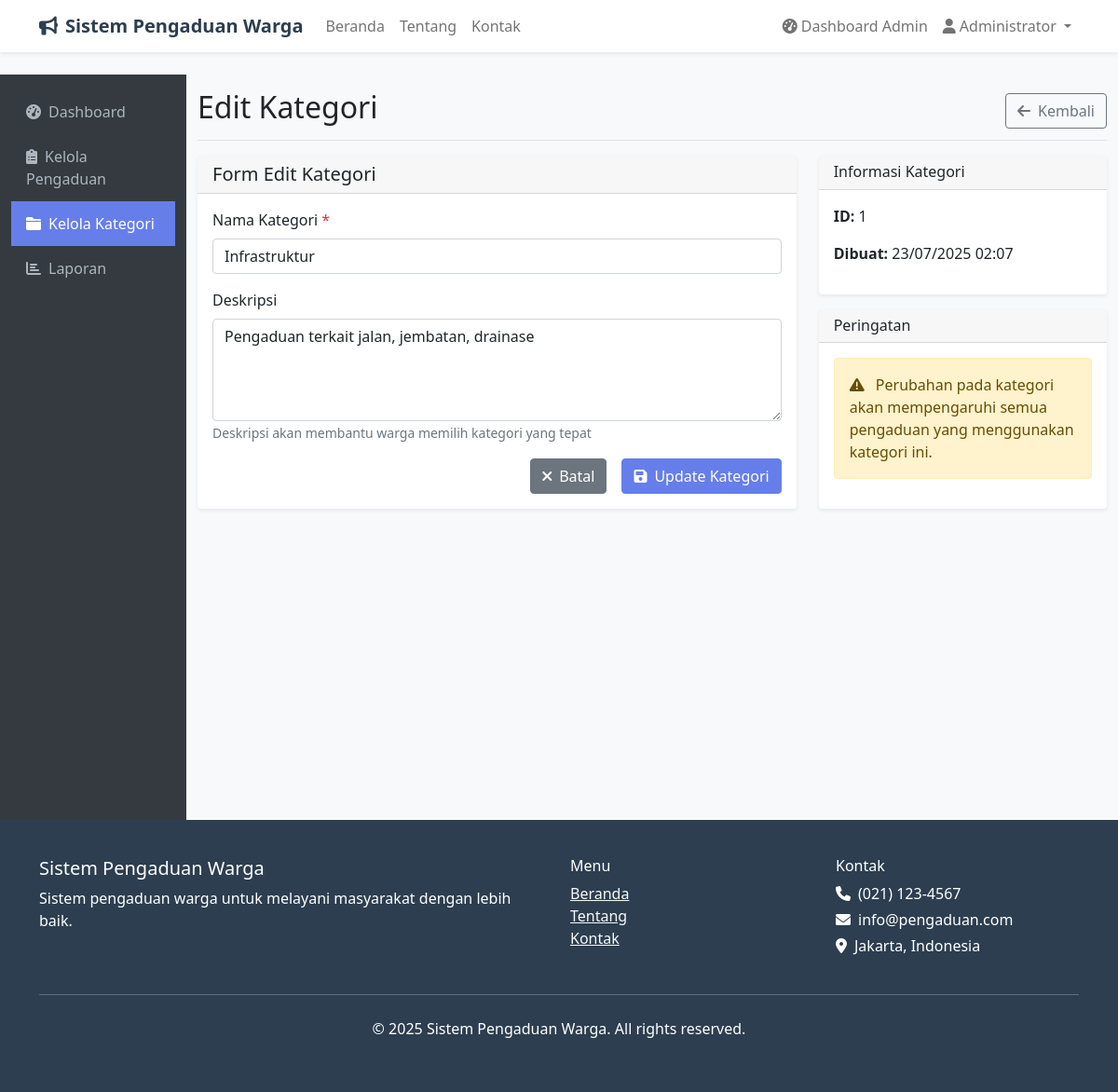
Page /public/admin/editCategory/1 (signed in) on the committed database.
### tables this page shows
CREATE TABLE categories (
    id INT AUTO_INCREMENT PRIMARY KEY,
    name VARCHAR(100) NOT NULL,
    description TEXT,
    created_at TIMESTAMP DEFAULT CURRENT_TIMESTAMP
);

### app/core/Controller.php (called while the page is built, shortened)
<?php
class Controller {
    public function model($model) {
        return new $model();
    }
    public function view($view, $data = []) {
        require_once '../app/views/' . $view . '.php';
    }
}
?>

### app/core/App.php (called while the page is built, shortened)
<?php
class App {
    protected $method = 'index';
    public function __construct() {
        $url = $this->parseUrl();
        if ($url && isset($url[0]) && !empty($url[0])) {
            if (file_exists('../app/controllers/' . ucfirst($url[0]) . '.php')) {
                unset($url[0]);
            }
        }
        $this->controller = new $this->controller;
        if ($url && isset($url[1]) && !empty($url[1])) {
            if (method_exists($this->controller, $url[1])) {
                $this->method = $url[1];
                unset($url[1]);
            }
        }
        $this->params = $url ? array_values($url) : [];
        call_user_func_array([$this->controller, $this->method], $this->params);
    }
    public function parseUrl() {
        if (isset($_GET['url']) && !empty($_GET['url'])) {
            $url = filter_var(rtrim($_GET['url'], '/'), FILTER_SANITIZE_URL);
            return explode('/', $url);
        }
        return null;
    }
}
?>

### public/index.php (called while the page is built, shortened)
<?php
try {
    $app = new App;
} catch (Exception $e) {
    if (class_exists('Logger')) {
        Logger::error('Application Error: ' . $e->getMessage(), [
            'file' => $e->getFile(),
            'line' => $e->getLine(),
            'trace' => $e->getTraceAsString()
        ]);
    }
    if (defined('DEBUG') && DEBUG) {
        echo '<h1>Application Error</h1>';
        echo '<p><strong>Error:</strong> ' . htmlspecialchars($e->getMessage()) . '</p>';
        echo '<p><strong>File:</strong> ' . htmlspecialchars($e->getFile()) . '</p>';
        echo '<p><strong>Line:</strong> ' . $e->getLine() . '</p>';
        echo '<pre>' . htmlspecialchars($e->getTraceAsString()) . '</pre>';
    } else {
        http_response_code(500);
        if (file_exists('../app/views/errors/500.php')) {
            require_once '../app/views/errors/500.php';
        } else {
            echo '<h1>Terjadi kesalahan sistem</h1><p>Silakan coba lagi nanti.</p>';
        }
    }
}
?>

### app/config/database.php (called while the page is built, shortened)
<?php
class Database {
    private $host = DB_HOST;
    private $user = DB_USER;
    private $pass = DB_PASS;
    private $dbname = DB_NAME;
    private $dbh;
    private $stmt;
    public function __construct() {
        $dsn = 'mysql:host=' . $this->host . ';dbname=' . $this->dbname;
        $options = array(
            PDO::ATTR_PERSISTENT => true,
            PDO::ATTR_ERRMODE => PDO::ERRMODE_EXCEPTION,
            PDO::MYSQL_ATTR_INIT_COMMAND => "SET NAMES utf8"
        );
        try {
            $this->dbh = new PDO($dsn, $this->user, $this->pass, $options);
        } catch(PDOException $e) {
            $this->error = $e->getMessage();
        }
    }
    public function query($query) {
        $this->stmt = $this->dbh->prepare($query);
    }
    public function bind($param, $value, $type = null) {
        if (is_null($type)) {
            switch (true) {
                default:
                    $type = PDO::PARAM_STR;
            }
        }
        $this->stmt->bindValue($param, $value, $type);
    }
    public function execute() {
        return $this->stmt->execute();
    }
    public function single() {
        $this->execute();
        return $this->stmt->fetch(PDO::FETCH_OBJ);
    }
}
?>

### app/models/Category.php (called while the page is built, shortened)
<?php
class Category {
    private $db;
    public function __construct() {
        $this->db = new Database;
    }
    public function getCategoryById($id) {
        $this->db->query('SELECT * FROM categories WHERE id = :id');
        $this->db->bind(':id', $id);
        $row = $this->db->single();
        return $row;
    }
}
?>

### app/views/admin/editCategory.php (the view, shortened to what this page needs)
<?php require_once '../app/views/inc/header.php'; ?>
<div class="container-fluid mt-4">
    <div class="row">
        <div class="col-md-3 col-lg-2 admin-sidebar">
            <div class="position-sticky pt-3">
                <ul class="nav flex-column">
                    <li class="nav-item">
                        <a class="nav-link" href="<?php echo BASE_URL; ?>admin">
                            <i class="fas fa-tachometer-alt me-2"></i>Dashboard
                        </a>
                    </li>
                    <li class="nav-item">
                        <a class="nav-link" href="<?php echo BASE_URL; ?>admin/complaints">
                            <i class="fas fa-clipboard-list me-2"></i>Kelola Pengaduan
                        </a>
                    </li>
                    <li class="nav-item">
                        <a class="nav-link active" href="<?php echo BASE_URL; ?>admin/categories">
                            <i class="fas fa-folder me-2"></i>Kelola Kategori
                        </a>
                    </li>
                    <li class="nav-item">
                        <a class="nav-link" href="<?php echo BASE_URL; ?>admin/reports">
                            <i class="fas fa-chart-bar me-2"></i>Laporan
                        </a>
                    </li>
                </ul>
            </div>
        </div>
        <div class="col-md-9 col-lg-10">
            <div class="d-flex justify-content-between flex-wrap flex-md-nowrap align-items-center pt-3 pb-2 mb-3 border-bottom">
                <h1 class="h2">Edit Kategori</h1>
                <a href="<?php echo BASE_URL; ?>admin/categories" class="btn btn-outline-secondary">
                    <i class="fas fa-arrow-left me-2"></i>Kembali
                </a>
            </div>
            <div class="row">
                <div class="col-md-8">
                    <div class="card">
                        <div class="card-header">
                            <h5 class="mb-0">Form Edit Kategori</h5>
                        </div>
                        <div class="card-body">
                            <form action="<?php echo BASE_URL; ?>admin/editCategory/<?php echo $data['category']->id; ?>" method="post">
                                <div class="mb-3">
                                    <label for="name" class="form-label">Nama Kategori <span class="text-danger">*</span></label>
                                    <input type="text" name="name" class="form-control <?php echo (!empty($data['name_err'])) ? 'is-invalid' : ''; ?>" value="<?php echo isset($data['name']) ? $data['name'] : $data['category']->name; ?>" placeholder="Masukkan nama kategori">
                                </div>
                                <div class="mb-3">
                                    <label for="description" class="form-label">Deskripsi</label>
                                    <textarea name="description" class="form-control <?php echo (!empty($data['description_err'])) ? 'is-invalid' : ''; ?>" rows="4" placeholder="Masukkan deskripsi kategori"><?php echo isset($data['description']) ? $data['description'] : $data['category']->description; ?></textarea>
                                    <small class="form-text text-muted">Deskripsi akan membantu warga memilih kategori yang tepat</small>
                                </div>
                                <div class="d-grid gap-2 d-md-flex justify-content-md-end">
                                    <a href="<?php echo BASE_URL; ?>admin/categories" class="btn btn-secondary me-md-2">
                                        <i class="fas fa-times me-2"></i>Batal
                                    </a>
                                    <button type="submit" class="btn btn-primary">
                                        <i class="fas fa-save me-2"></i>Update Kategori
                                    </button>
                                </div>
                            </form>
                        </div>
                    </div>
                </div>
                <div class="col-md-4">
                    <div class="card">
                        <div class="card-header">
                            <h6 class="mb-0">Informasi Kategori</h6>
                        </div>
                        <div class="card-body">
                            <p><strong>ID:</strong> <?php echo $data['category']->id; ?></p>
                            <p><strong>Dibuat:</strong> <?php echo date('d/m/Y H:i', strtotime($data['category']->created_at)); ?></p>
                        </div>
                    </div>
                    <div class="card mt-3">
                        <div class="card-header">
                            <h6 class="mb-0">Peringatan</h6>
                        </div>
                        <div class="card-body">
                            <div class="alert alert-warning">
                                <i class="fas fa-exclamation-triangle me-2"></i>
                                Perubahan pada kategori akan mempengaruhi semua pengaduan yang menggunakan kategori ini.
                            </div>
                        </div>
                    </div>
                </div>
            </div>
        </div>
    </div>
</div>
<?php require_once '../app/views/inc/footer.php'; ?>

### public/css/style.css (style rules this page uses)
body { font-family: 'Segoe UI', Tahoma, Geneva, Verdana, sans-serif; background-color: #f8f9fa; }
.card { border: none; box-shadow: 0 0.125rem 0.25rem rgba(0, 0, 0, 0.075); transition: all 0.3s ease; }
.btn-primary { background-color: #667eea; border-color: #667eea; }
.admin-sidebar { background-color: #343a40; min-height: 100vh; }
.admin-sidebar .nav-link { color: #adb5bd; padding: 0.75rem 1rem; }
.admin-sidebar .nav-link.active { color: #fff; background-color: #667eea; }

### rows in the picture
categories: name "Infrastruktur", description "Pengaduan terkait jalan, jembatan, drainase", id "1", created_at "23/07/2025 02:07"

### other values in the picture
APP_NAME "Sistem Pengaduan Warga"
$_SESSION['user_name'] "Administrator"
